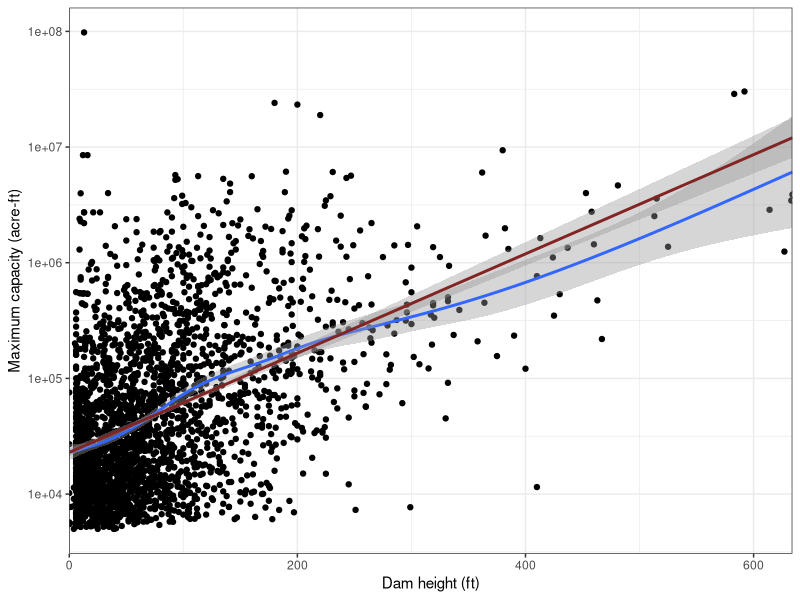
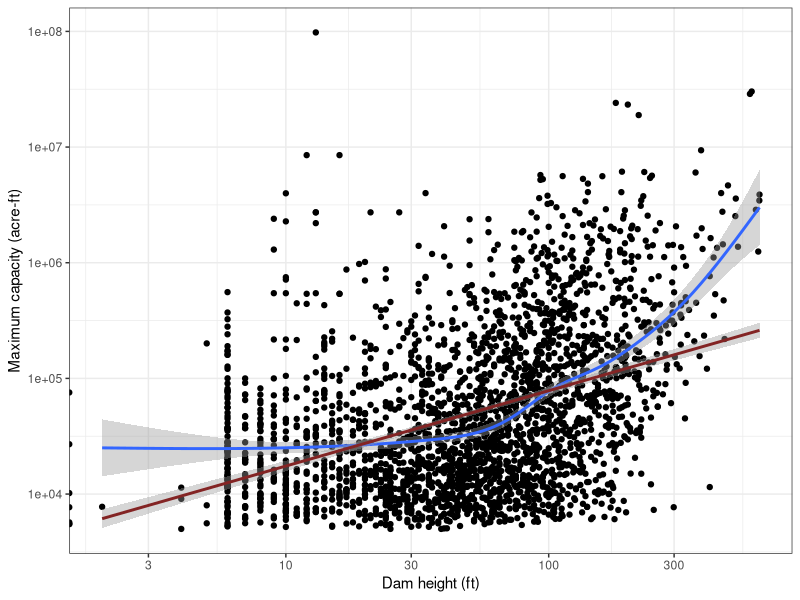

The R source for these figures, in order:
setwd("~/research/water/awash/prepare/reservoirs")

library(readxl)
library(ggplot2)
library(scales)

df = read_excel("reservoirs_database.xlsx", 1)

ggplot(df, aes(HEIGHT, MAXCAP)) +
    geom_point() + geom_smooth() + geom_smooth(method='lm', colour=muted('red')) +
    scale_y_log10(name="Maximum capacity (acre-ft)") + scale_x_continuous(name="Dam height (ft)", expand=c(0, 0)) +
    theme_bw()

ggplot(df, aes(HEIGHT, MAXCAP)) +
    geom_point() + geom_smooth() + geom_smooth(method='lm', colour=muted('red')) +
    scale_y_log10(name="Maximum capacity (acre-ft)") + scale_x_log10(name="Dam height (ft)") +
    theme_bw()

summary(lm(log(MAXCAP) ~ HEIGHT, data=df))

MAXCAP.1000m3 <- df$MAXCAP * 1.2334818553199934
HEIGHT.m <- df$HEIGHT * 0.3048

summary(lm(log(MAXCAP.1000m3) ~ HEIGHT.m, data=df))
